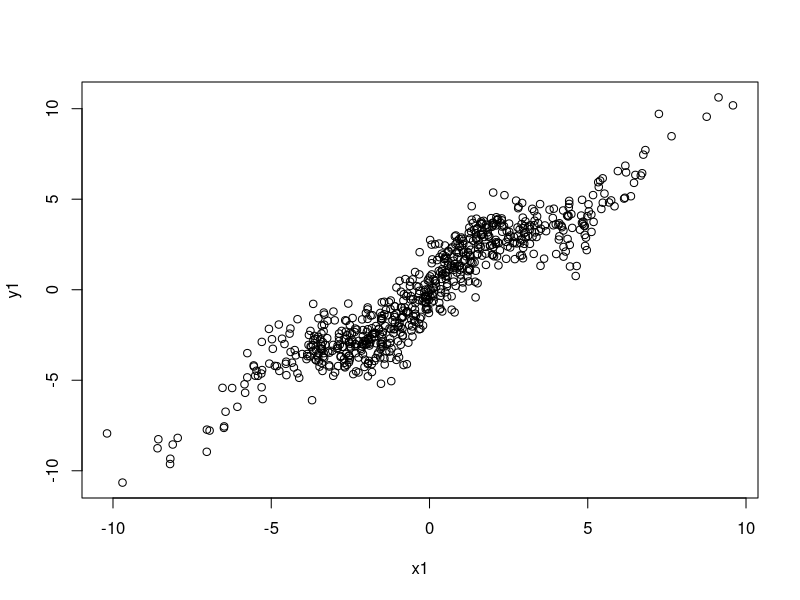
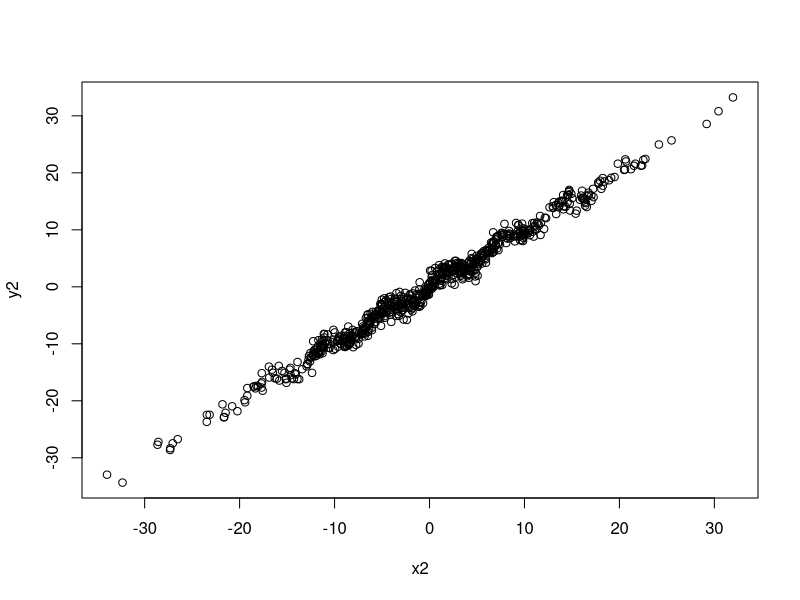

R code for these plots, in order:
## ---- chunk 1
knitr::opts_chunk$set(echo = TRUE)
## ---- chunk 2

N=700
set.seed(1234)
x1 <- rnorm(N, 0, 3) 
e1 <- rnorm(N,0,1)
y1 = x1 + sin(x1) + e1 # relation non linéaire par définition

plot(x1,y1)
mod1 <- lm(y1~x1)
summary(mod1)
#R2=0.86

## ---- chunk 3

N=700
set.seed(1234)
x2 <- rnorm(N, 0, 10) # augmentation de la variance de X
e2 <- rnorm(N,0,1)

y2 = x2 + sin(x2) + e2 # même relation non linéaire

plot(x2,y2)

mod2 <- lm(y2~x2)
summary(mod2)

#R2=0.98
